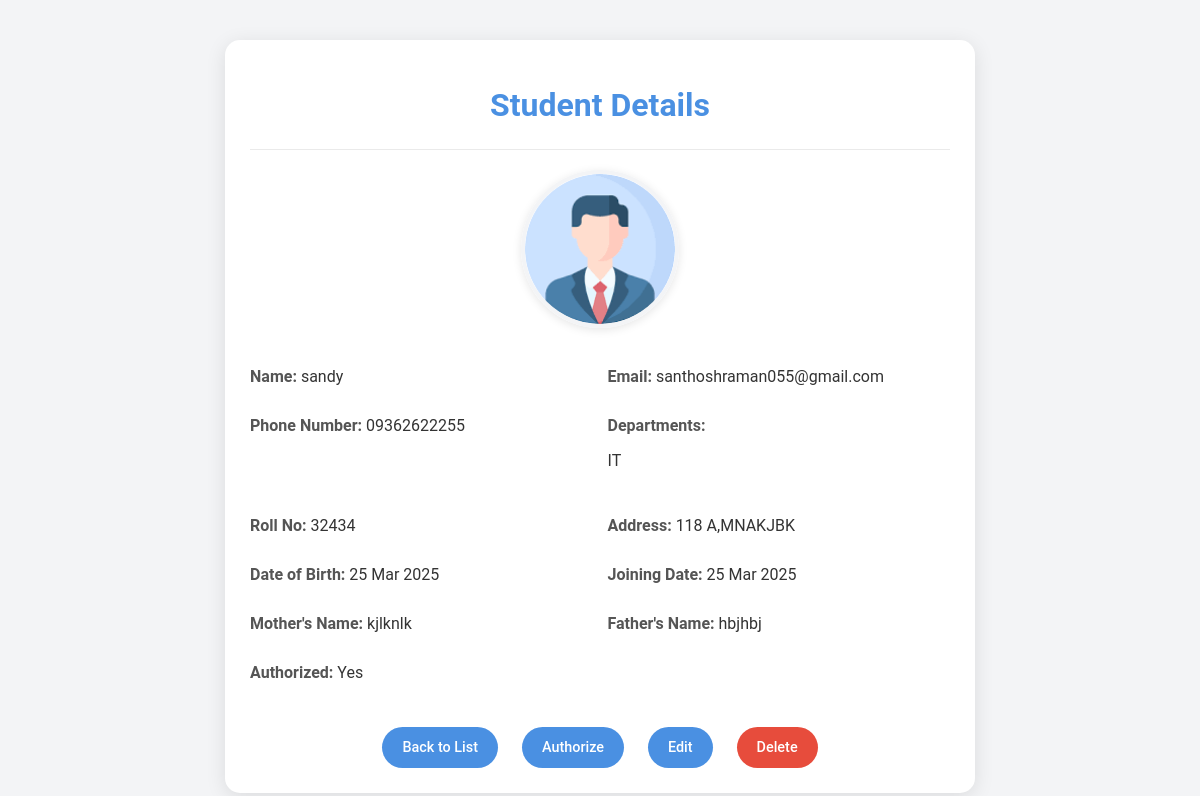
The page /students/17/ (signed in) on the database its author committed.
### app1/models.py (models this page shows, shortened)
class Student(models.Model):
    user = models.OneToOneField(User, on_delete=models.CASCADE, related_name="student_profile")
    name = models.CharField(max_length=255)
    email = models.EmailField(max_length=255)
    phone_number = models.CharField(max_length=15)
    face_embedding = models.JSONField(blank=True, null=True)
    authorized = models.BooleanField(default=False)
    roll_no = models.CharField(max_length=20,unique=True)
    address = models.TextField()
    date_of_birth = models.DateField()
    joining_date = models.DateField()
    mother_name = models.CharField(max_length=255)
    father_name = models.CharField(max_length=255)
    session = models.ForeignKey(Session, on_delete=models.CASCADE, related_name="students")
    courses = models.ManyToManyField(Course, related_name="students")
    department = models.ManyToManyField(Department, related_name="students")
    semester= models.ManyToManyField(Semester, related_name="students")

class Department(models.Model):
    name = models.CharField(max_length=255)
    description = models.TextField()

### app1/views.py (the view)
# urls.py: path('students/<int:pk>/', views.student_detail, name='student-detail'),
@staff_member_required
def student_detail(request, pk):
    student = get_object_or_404(Student, pk=pk)
    return render(request, 'student_detail.html', {'student': student})

### templates/student_detail.html (shortened to what this page needs)
<!DOCTYPE html>
{% load static %}
<html lang="en">
<head>
</head>
<body>
    <div class="container">
        <h1>Student Details</h1>
        <div class="student-details">
            <div class="student-image">
                <img src="{% static 'images/defual.png' %}" alt="{{ student.name }}">
            </div>
            <div class="detail">
                <strong>Name:</strong> {{ student.name }}
            </div>
            <div class="detail">
                <strong>Email:</strong> {{ student.email }}
            </div>
            <div class="detail">
                <strong>Phone Number:</strong> {{ student.phone_number }}
            </div>
            <div class="detail">
                <strong>Departments:</strong>
                <div>
                    {% for department in student.department.all %}
                        <p>{{ department.name }}{% if not forloop.last %}, {% endif %}</p>
                    {% endfor %}
                </div>
            </div>
            <div class="detail">
                <strong>Roll No:</strong> {{ student.roll_no }}
            </div>
            <div class="detail">
                <strong>Address:</strong> {{ student.address }}
            </div>
            <div class="detail">
                <strong>Date of Birth:</strong> {{ student.date_of_birth|date:"d M Y" }}
            </div>
            <div class="detail">
                <strong>Joining Date:</strong> {{ student.joining_date|date:"d M Y" }}
            </div>
            <div class="detail">
                <strong>Mother's Name:</strong> {{ student.mother_name }}
            </div>
            <div class="detail">
                <strong>Father's Name:</strong> {{ student.father_name }}
            </div>
            <div class="detail">
                <strong>Authorized:</strong> {% if student.authorized %} Yes {% else %} No {% endif %}
            </div>
        </div>
        <div class="actions">
            <a href="{% url 'student-list' %}">Back to List</a>
            <a href="{% url 'student-authorize' pk=student.pk %}">Authorize</a>
            <a href="{% url 'student-edit' pk=student.pk %}">Edit</a>
            <a href="{% url 'student-delete' pk=student.pk %}" class="delete">Delete</a>
        </div>
    </div>
</body>
</html>

### templates/student_detail.html (style rules this page uses)
body { font-family: 'Roboto', Arial, sans-serif; background-color: #f3f4f6; margin: 0; padding: 0; }
.container { max-width: 700px; margin: 40px auto; background-color: #fff; padding: 25px; border-radius: 15px; box-shadow: 0 4px 20px rgba(0, 0, 0, 0.1); transition: box-shadow 0.3s ease-in-out; }
h1 { text-align: center; color: #4a90e2; margin-bottom: 25px; font-size: 2rem; }
.student-details { display: flex; flex-wrap: wrap; border-top: 1px solid #eaeaea; padding-top: 20px; gap: 15px; }
.detail { flex: 1 1 calc(50% - 15px); margin-bottom: 15px; color: #333; }
.detail strong { font-weight: 600; color: #555; }
.student-image { flex: 1 1 100%; text-align: center; margin-bottom: 20px; }
.student-image img { border-radius: 50%; max-width: 150px; height: 150px; object-fit: cover; border: 4px solid #f3f4f6; box-shadow: 0 2px 10px rgba(0, 0, 0, 0.1); }
.actions { text-align: center; margin-top: 30px; }
.actions a { display: inline-block; margin: 0 10px; padding: 12px 20px; background-color: #4a90e2; color: #fff; border-radius: 25px; font-size: 0.9rem; font-weight: 500; text-decoration: none; transition: background-color 0.3s ease, box-shadow 0.3s ease; }
.actions a.delete { background-color: #e74c3c; }

### rows shown on the page
Student: name "sandy", email "santhoshraman055@gmail.com", phone_number "09362622255", roll_no "32434", address "118 A,MNAKJBK", date_of_birth "25 Mar 2025", joining_date "25 Mar 2025", mother_name "kjlknlk", father_name "hbjhbj"
Department: name "IT"
